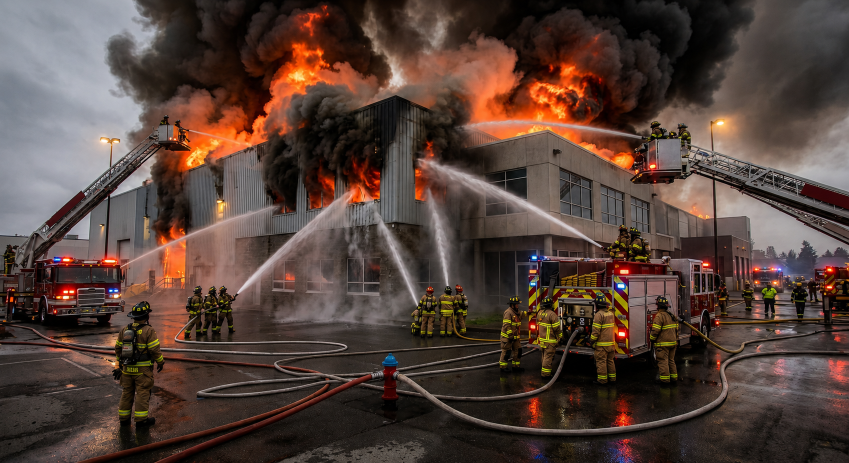
#> input picture frontend/src/assets/auth-hero.png, 1698 x 926 px (shown at 1/2 size); its folder holds only this picture in this run
$ python -i detector.py   (imports and definitions only)
#> lines starting #> are read from the running program, lines starting #| are printed output that depends on the picture
import os
import threading

import cv2
import numpy as np
from ultralytics import YOLO
from app.models import DetectionBox

# NOTE: app.config is deliberately NOT imported at module level. This module is
# shared with the edge agent, which ships without the cloud's settings machinery
# (pydantic-settings) and has no business carrying the cloud's Mongo/Stripe/
# Twilio configuration onto a customer's machine. Callers pass what they need;
# the cloud's settings are read lazily only when they don't.
DEFAULT_CONFIDENCE_THRESHOLD = 0.50

# ── Hazard labels ──────────────────────────────────────────────────────────
YOLO_HAZARD_LABELS  = {"fire", "smoke", "flame", "gas_shimmer", "person_down"}
GAS_HAZARD_LABELS   = {"gas_fire", "lpg_fire", "chemical_fire"}
ALL_HAZARD_LABELS   = YOLO_HAZARD_LABELS | GAS_HAZARD_LABELS

# ── Regular fire colour (orange/red/yellow) ────────────────────────────────
FIRE_HSV_LOWER1 = np.array([0,   150, 150])
FIRE_HSV_UPPER1 = np.array([25,  255, 255])
FIRE_HSV_LOWER2 = np.array([165, 150, 150])
FIRE_HSV_UPPER2 = np.array([180, 255, 255])
MIN_FIRE_AREA   = 400
MIN_FIRE_CONF   = 0.55

# ── Gas fire colour ranges (HSV) ──────────────────────────────────────────
# Natural gas / Methane / LPG → blue flame
GAS_BLUE_LOWER  = np.array([95,  60,  80])   # blue, moderately saturated
GAS_BLUE_UPPER  = np.array([135, 255, 255])

# LPG / Propane tip → slightly purple-blue
GAS_PURPLE_LOWER = np.array([130, 40, 80])
GAS_PURPLE_UPPER = np.array([155, 220, 255])

# Alcohol / transparent gas → very pale blue (low saturation)
GAS_PALE_LOWER  = np.array([100, 20,  180])  # low sat, very bright
GAS_PALE_UPPER  = np.array([145, 90,  255])

# Chemical / copper → green flame
CHEM_GREEN_LOWER = np.array([55,  80,  80])
CHEM_GREEN_UPPER = np.array([90,  255, 255])

MIN_GAS_AREA    = 200   # gas flames can be small (e.g. stove burner)

# ── Gas shimmer settings ───────────────────────────────────────────────────
SHIMMER_FLOW_THRESHOLD   = 1.8
SHIMMER_MIN_REGION       = 3000
SHIMMER_CONFIDENCE_SCALE = 0.0004


# [316 lines that did not run here, left out]

>>> import cv2
>>> picture = cv2.imread('../../../frontend/src/assets/auth-hero.png', cv2.IMREAD_GRAYSCALE)
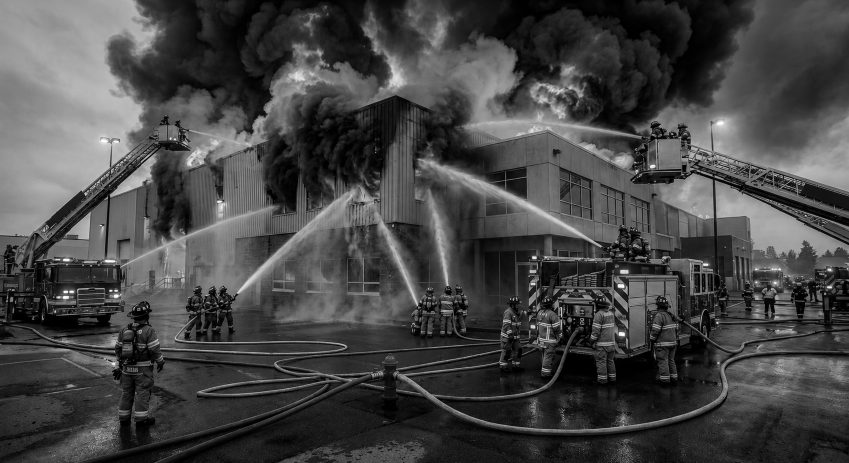
#> picture: shape (926, 1698) (shown at 1/2 size); min 0, max 255, mean 69.8
#> (the run stopped early here; a loop or call above may not have finished)

$ run again, on frontend/src/assets/landing-hero.png
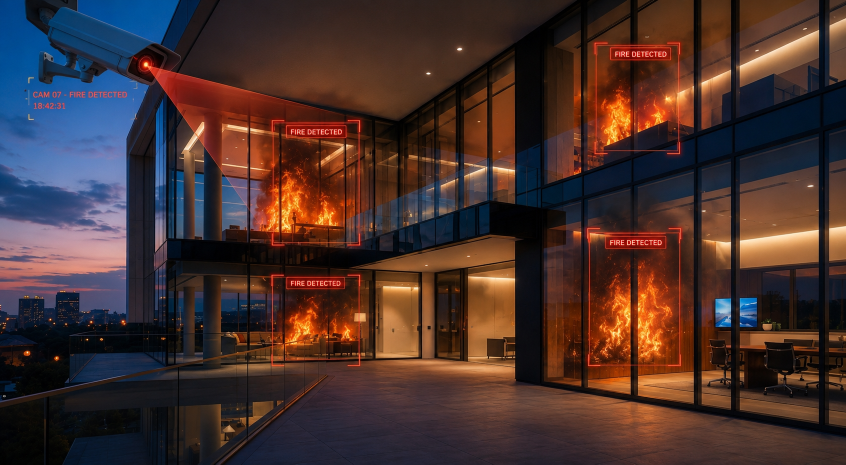
#> input picture frontend/src/assets/landing-hero.png, 1692 x 929 px (shown at 1/2 size)
#> `picture = cv2.imread('../../../frontend/src/assets/auth-hero.png', cv2..`:
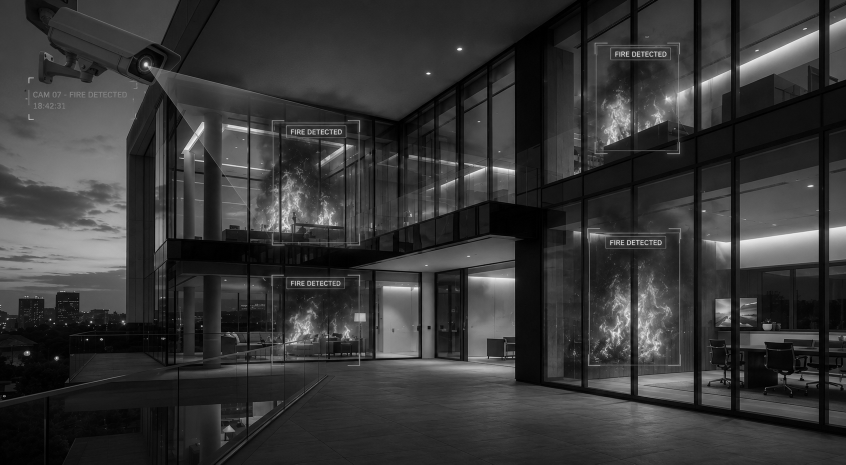
#> picture: shape (929, 1692) (shown at 1/2 size); min 0, max 255, mean 54.8

$ run again, on frontend/src/assets/landing-ops.png
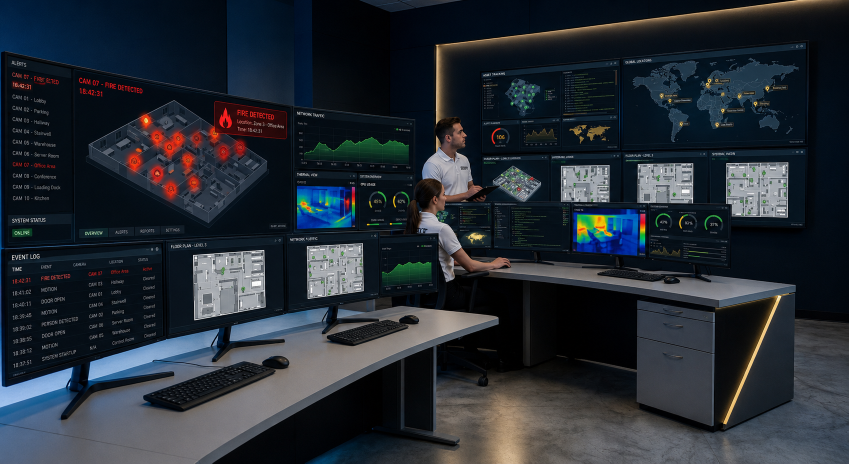
#> input picture frontend/src/assets/landing-ops.png, 1697 x 927 px (shown at 1/2 size)
#> `picture = cv2.imread('../../../frontend/src/assets/auth-hero.png', cv2..`:
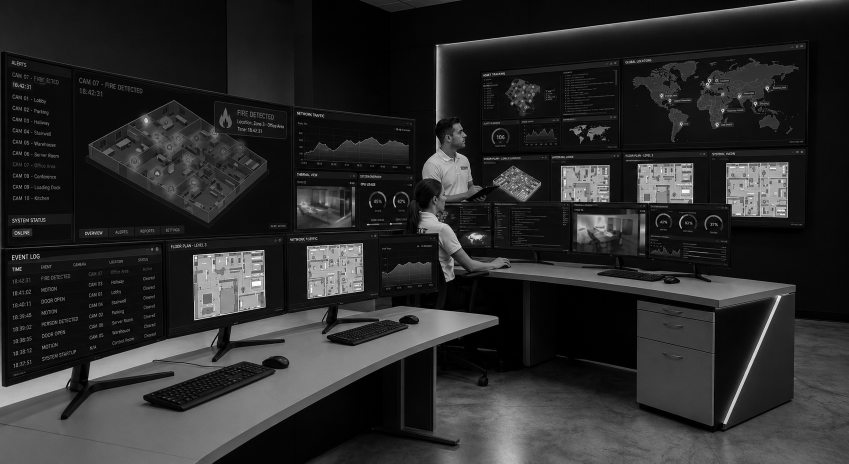
#> picture: shape (927, 1697) (shown at 1/2 size); min 0, max 255, mean 42.4
